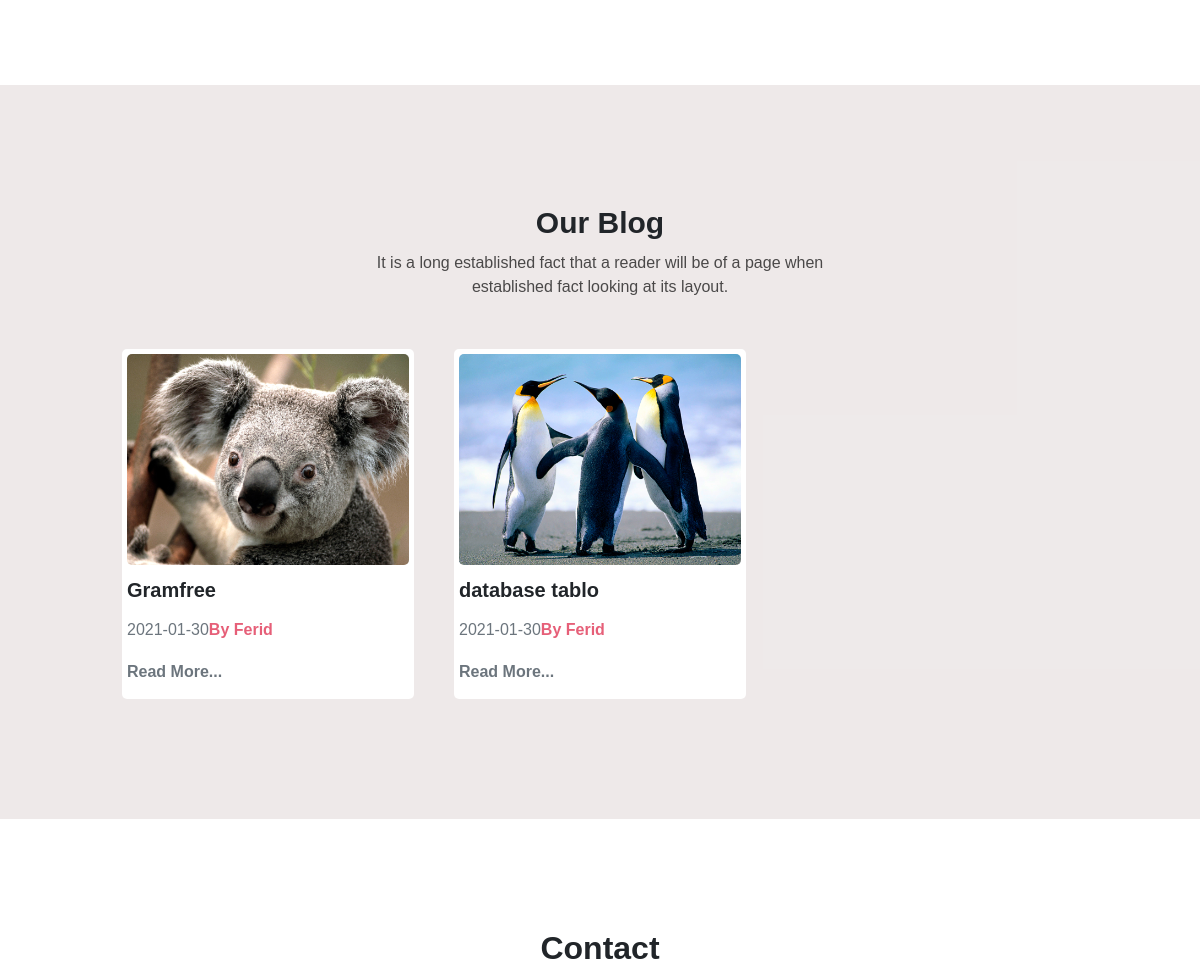
Before: / (middle part) with the older database file.
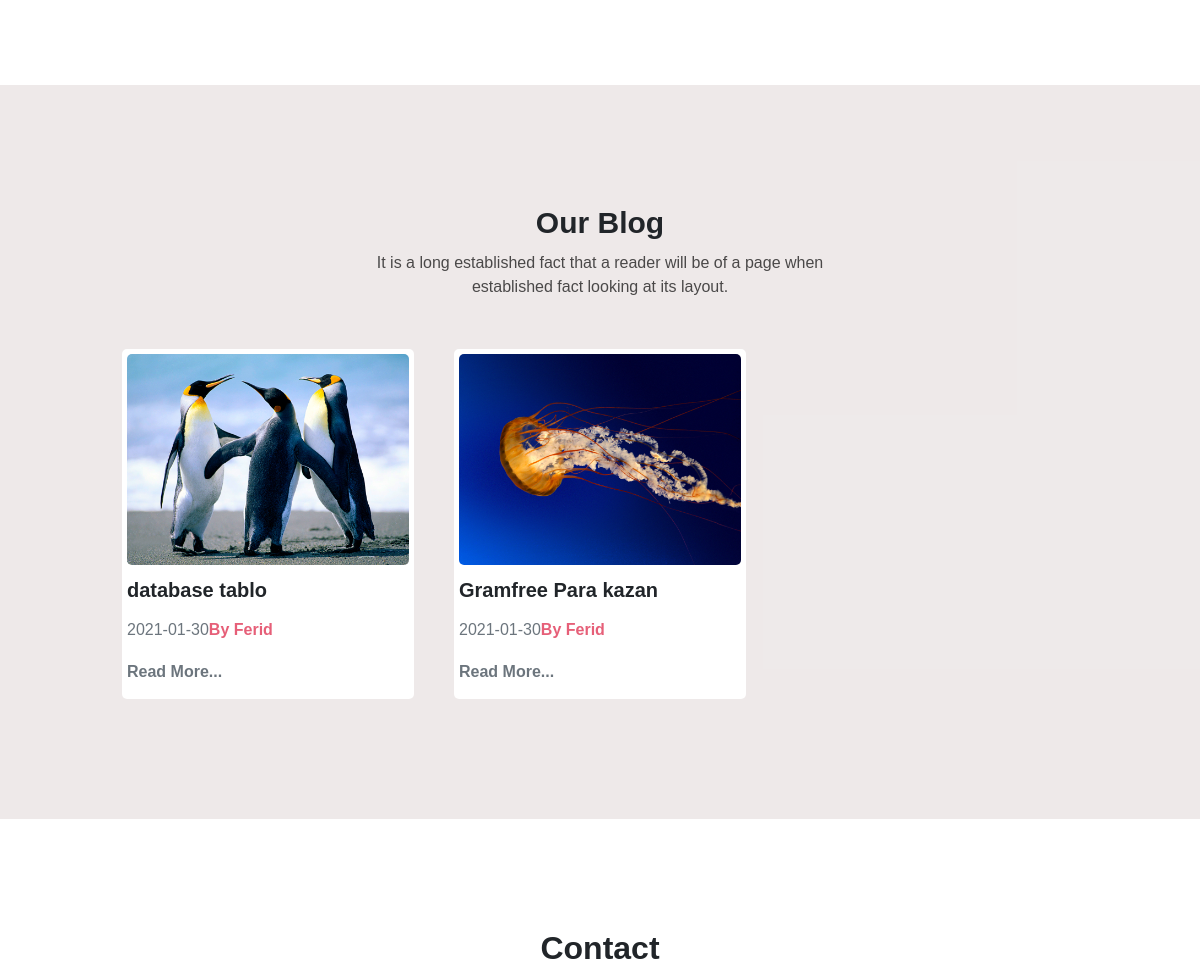
After: the same page with the newer database file.
### models.py (models this page shows)
class Blogs(db.Model):
    id = db.Column(db.Integer, primary_key=True)
    blogTitle = db.Column(db.String,nullable=False)
    blogDetail = db.Column(db.Text,nullable=False)
    blogAuthor = db.Column(db.String,nullable=False)
    blogDate = db.Column(db.Date,default=date.today())
    blogImage = db.Column(db.String,nullable=False)
    blogStatus = db.Column(db.Boolean,default=True)

### app/routes.py (the view)
@app.route('/',methods=['GET','POST'])
def homePage():
    blog=Blogs.query.all()
    if request.method == 'POST':
        form = Form(userName=request.form['name'],userEmail=request.form['email'],
            userSubject=request.form['subject'],userMessage=request.form['comments'])
        db.session.add(form)
        db.session.commit()
        return redirect ('/')
    return render_template('app/index.html',blog=blog)

### app/templates/app/index.html (shortened to what this page needs)
{% extends "app/layout.html" %}
{% block content_body %}
<section id="portfolio" class="pv-10x">
</section>
<section id="blog" class="pv-10x">
    <div class="an">
        <div class="qutu1 mv-2x">
            <h2>Our Blog</h2>
            <p class="m-2x">It is a long established fact that a reader will be of a page when established fact
                looking at its
                layout.</p>
        </div>
        <div class="qutu2 m-2x">
            {% for blog in blog %}
            <div class="oxu"><img src="{{blog.blogImage}}">
                <h2 class="mt-1x"><a href="/blog/{{blog.id}}"
                        style="color: #212529;text-decoration: none;">{{blog.blogTitle}}</a></h2>
                <div class="izahat">
                    <p class="tarix mv-1x">{{blog.blogDate}}</p><span class="color-red">{{blog.blogAuthor}}</span>
                    <p class="ardi mv-1x"><a href="/blog/{{blog.id}}">Read More...</a></p>
                </div>
            </div>
            {% endfor %}
        </div>
    </div>
</section>
{% endblock %}

### app/templates/app/layout.html (shortened to what this page needs)
<!DOCTYPE html>
<html>
<head>
    <link rel="stylesheet" href="https://cdnjs.cloudflare.com/ajax/libs/font-awesome/5.15.1/css/all.min.css"
 />
    <link rel="stylesheet" href="./static/css/reset.css">
    <link rel="stylesheet" href="./static/css/style.css">
</head>
<body>
    {% block content_body %}
    {% endblock %}
    <section id="contact" class="pv-10x">
        <div class="container">
            <div class="row width-full">
                <h2 class="col-12">Contact</h2>
            </div>
        </div>
    </section>
</body>
</html>

### app/static/css/style.css (style rules this page uses)
.width-full { width: 100%; }
.container { width: 83%; margin: 0 auto; }
.row { display: -webkit-box; display: -ms-flexbox; display: flex; -webkit-box-pack: center; -ms-flex-pack: center; justify-content: center; }
[class^="col-"] { margin: 10px; -webkit-box-sizing: border-box; box-sizing: border-box; }
.col-12 { width: 100%; }
.color-red { color: #e65f78; }
.m-2x { margin: 20px; }
.mv-1x { margin: 10px 0px; }
.mv-2x { margin: 20px 0px; }
.mt-1x { margin-top: 10px; }
.pv-10x { padding: 100px 0px; }
#portfolio { margin: 0 auto; position: relative; width: 100%; height: none; }
#blog { margin: 0 auto; position: relative; width: 100%; height: none; background-color: rgba(230, 224, 224, 0.69); }
#blog .an { display: -webkit-box; display: -ms-flexbox; display: flex; -webkit-box-orient: vertical; -webkit-box-direction: normal; -ms-flex-direction: column; flex-direction: column; -ms-flex-pack: distribute; justify-content: space-around; -webkit-box-align: center; -ms-flex-align: center; align-items: center; margin: 0 auto; width: 83%; text-align: center; }
#blog .an .qutu1 h2 { font-size: 30px; }
#blog .an .qutu1 p { font-size: 1rem; font-weight: 400; line-height: 1.5; margin: 10px auto; text-align: center; max-width: 500px; color: rgba(0, 0, 0, 0.69); }
#blog .an .qutu2 { display: -ms-grid; display: grid; -ms-grid-rows: 1fr; grid-template-rows: 1fr; -ms-grid-columns: (1fr)[3]; grid-template-columns: repeat(3, 1fr); gap: 40px; }
#blog .an .qutu2 .oxu { overflow: hidden; text-align: left; background-color: white; padding: 5px; border-radius: 5px; }
#blog .an .qutu2 .oxu img { width: 100%; height: auto; -o-object-fit: cover; object-fit: cover; border-radius: 5px; }
#blog .an .qutu2 .oxu h2 { text-align: left; -webkit-box-sizing: border-box; box-sizing: border-box; cursor: pointer; font-weight: 700; font-size: 1.25rem; line-height: 1.2; }
#blog .an .qutu2 .oxu .izahat { line-height: 1.5; }
#blog .an .qutu2 .oxu .izahat span { font-weight: 700; cursor: pointer; }
#blog .an .qutu2 .oxu .izahat .tarix { display: inline-block; color: #6c757d; font-size: 1rem; font-weight: 500; line-height: 1.2; }
#blog .an .qutu2 .oxu .izahat .ardi a { text-decoration: none; color: #6c757d; font-weight: 700; }
#contact { margin: 0 auto; position: relative; }
#contact .container { display: -webkit-box; display: -ms-flexbox; display: flex; -webkit-box-orient: vertical; -webkit-box-direction: normal; -ms-flex-direction: column; flex-direction: column; -webkit-box-align: center; -ms-flex-align: center; align-items: center; -webkit-box-pack: justify; -ms-flex-pack: justify; justify-content: space-between; }
h2 { color: #212529; font-size: 2rem; margin-bottom: 0.5rem; line-height: 1.2; text-align: center; font-weight: 700; }
html { scroll-behavior: smooth; }
* { -webkit-box-sizing: border-box !important; box-sizing: border-box !important; }

Changed rows visible on the page:
removed Blogs: blogImage (picture), blogTitle "Gramfree", blogDate "2021-01-30", blogAuthor "By Ferid"
added Blogs: blogImage (picture), blogTitle "Gramfree Para kazan", blogDate "2021-01-30", blogAuthor "By Ferid"
